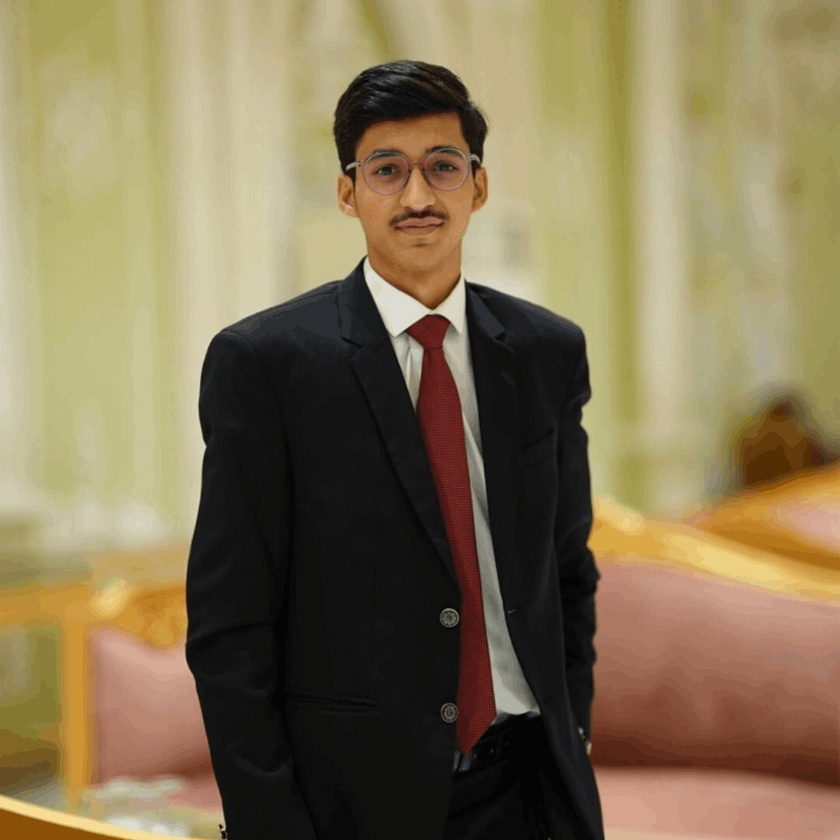
#> input picture Task 6/test.jpg, 840 x 840 px, shrunk from 1080 x 1080 before the run
$ python features_test.py
#> lines starting #> are read from the running program, lines starting #| are printed output that depends on the picture; after the words box and inside, x2 and y2 are one past the last pixel; in counts of white or black regions, pixels touching at a corner belong together
import cv2

# Load cascades
face_cascade = cv2.CascadeClassifier(
    cv2.data.haarcascades + "haarcascade_frontalface_default.xml"
)
eye_cascade = cv2.CascadeClassifier(
    cv2.data.haarcascades + "haarcascade_eye.xml"
)
mouth_cascade = cv2.CascadeClassifier(
    cv2.data.haarcascades + "haarcascade_smile.xml"
)

# Read image
img = cv2.imread("test.jpg")
#> img is the input picture: shape (840, 840, 3); mean B, G, R 85.2, 117.4, 132.9

if img is None:
    print("❌ Image not found")
    exit()

gray = cv2.cvtColor(img, cv2.COLOR_BGR2GRAY)
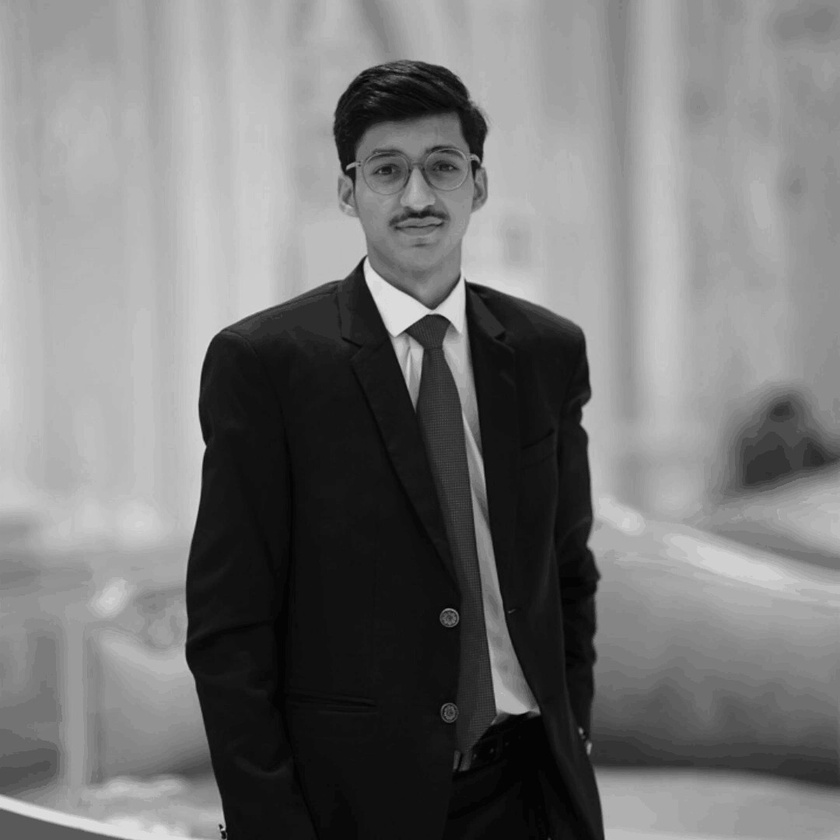
#> gray: shape (840, 840); min 0, max 226, mean 118.4

# Detect face
faces = face_cascade.detectMultiScale(gray, 1.3, 5)
#> faces = [[334, 106, 162, 162]]

for (x, y, w, h) in faces:
    cv2.rectangle(img, (x, y), (x+w, y+h), (255, 0, 0), 2)

    roi_gray = gray[y:y+h, x:x+w]
    roi_color = img[y:y+h, x:x+w]

    # Detect eyes
    eyes = eye_cascade.detectMultiScale(roi_gray, 1.3, 5)
    for (ex, ey, ew, eh) in eyes:
        cv2.rectangle(roi_color, (ex, ey), (ex+ew, ey+eh), (0, 255, 0), 2)

    # Detect mouth (lower half of face)
    mouth = mouth_cascade.detectMultiScale(
        roi_gray, 1.7, 20
    )
    for (mx, my, mw, mh) in mouth:
        if my > h / 2:  # lower face only
            cv2.rectangle(
                roi_color, (mx, my), (mx+mw, my+mh), (0, 0, 255), 2
            )
            break
#> this loop made 1 pass
#> (x, y, w, h, eyes) on pass 1: (334, 106, 162, 162, [[34, 47, 38, 38], [97, 50, 26, 26]])
#> pass 1, `roi_gray = gray[y:y+h, x:x+w]`:
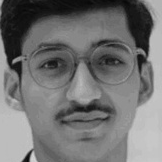
#> roi_gray: shape (162, 162); min 8, max 213, mean 114.3
#> pass 1, `roi_color = img[y:y+h, x:x+w]`:
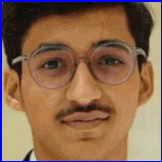
#> roi_color: shape (162, 162, 3); mean B, G, R 79.7, 103.3, 137.6
#> after the loop:
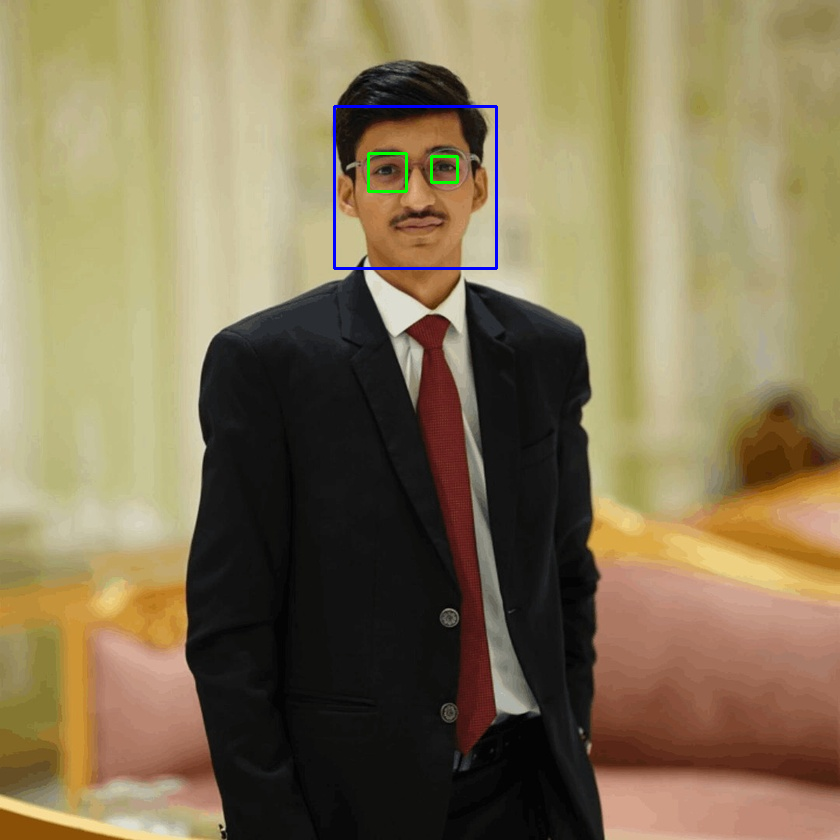
#> img: shape (840, 840, 3); 0.38% of pixels changed, all inside (x1, y1, x2, y2) = (333, 105, 498, 270)
#> after the loop:
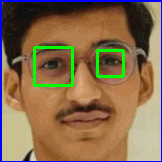
#> roi_color: shape (162, 162, 3); 2.9% of pixels changed, all inside (x1, y1, x2, y2) = (33, 46, 125, 87)

# Show result
cv2.imshow("Facial Features", img)
cv2.waitKey(0)
cv2.destroyAllWindows()

$ run again, with Task 6/Moawaz.jpg copied over Task 6/test.jpg
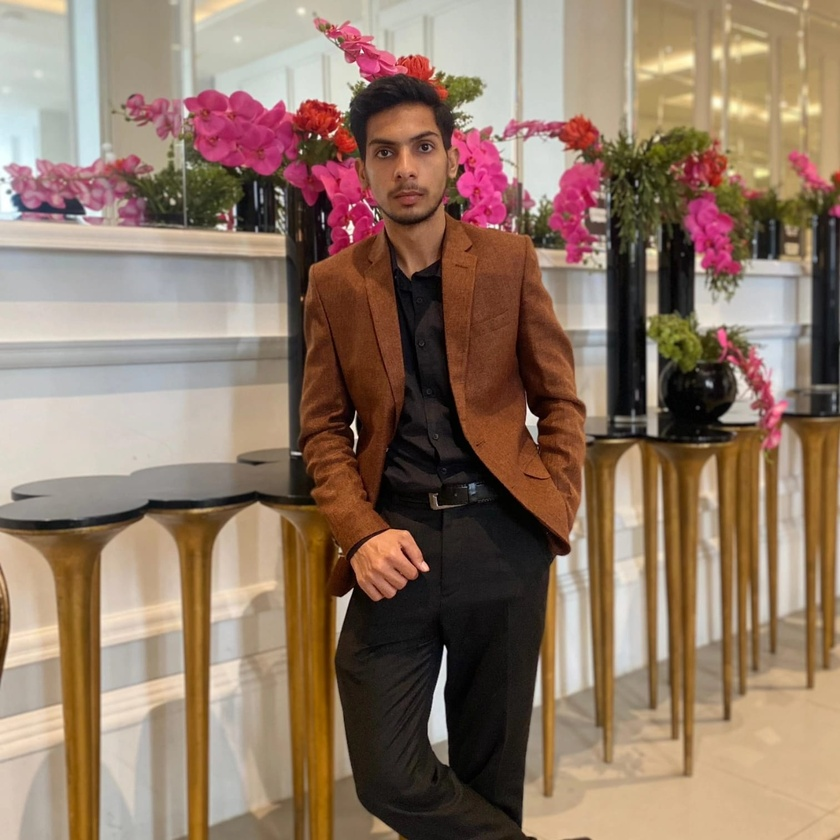
#> input picture Task 6/Moawaz.jpg, 840 x 840 px, shrunk from 1512 x 1512 before the run
#> img is the input picture: shape (840, 840, 3); mean B, G, R 102.3, 120.2, 144
#> `gray = cv2.cvtColor(img, cv2.COLOR_BGR2GRAY)`:
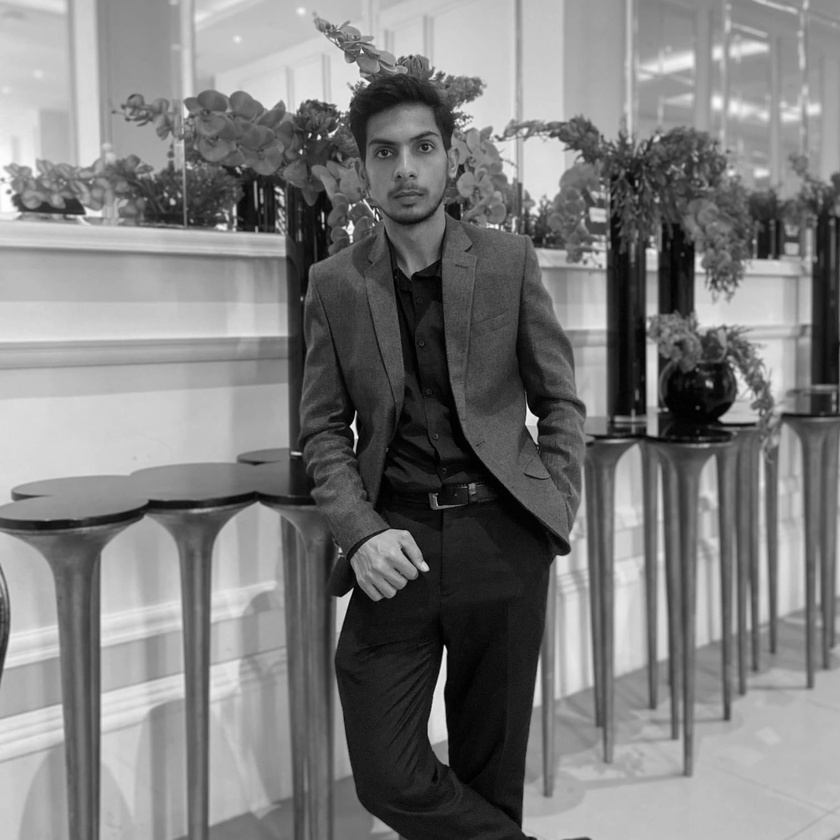
#> gray: shape (840, 840); min 0, max 255, mean 125.3
#> faces = [[350, 105, 109, 109]]
#> the loop `for (x, y, w, h) in faces:` made 1 pass
#> (x, y, w, h, eyes) on pass 1: (350, 105, 109, 109, [[38, 28, 33, 33]])
#> after the loop `for (x, y, w, h) in faces:`:
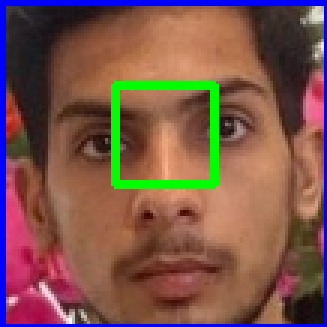
#> roi_color: shape (109, 109, 3) (shown 3 times larger); mean B, G, R 75.7, 84.9, 123.1
